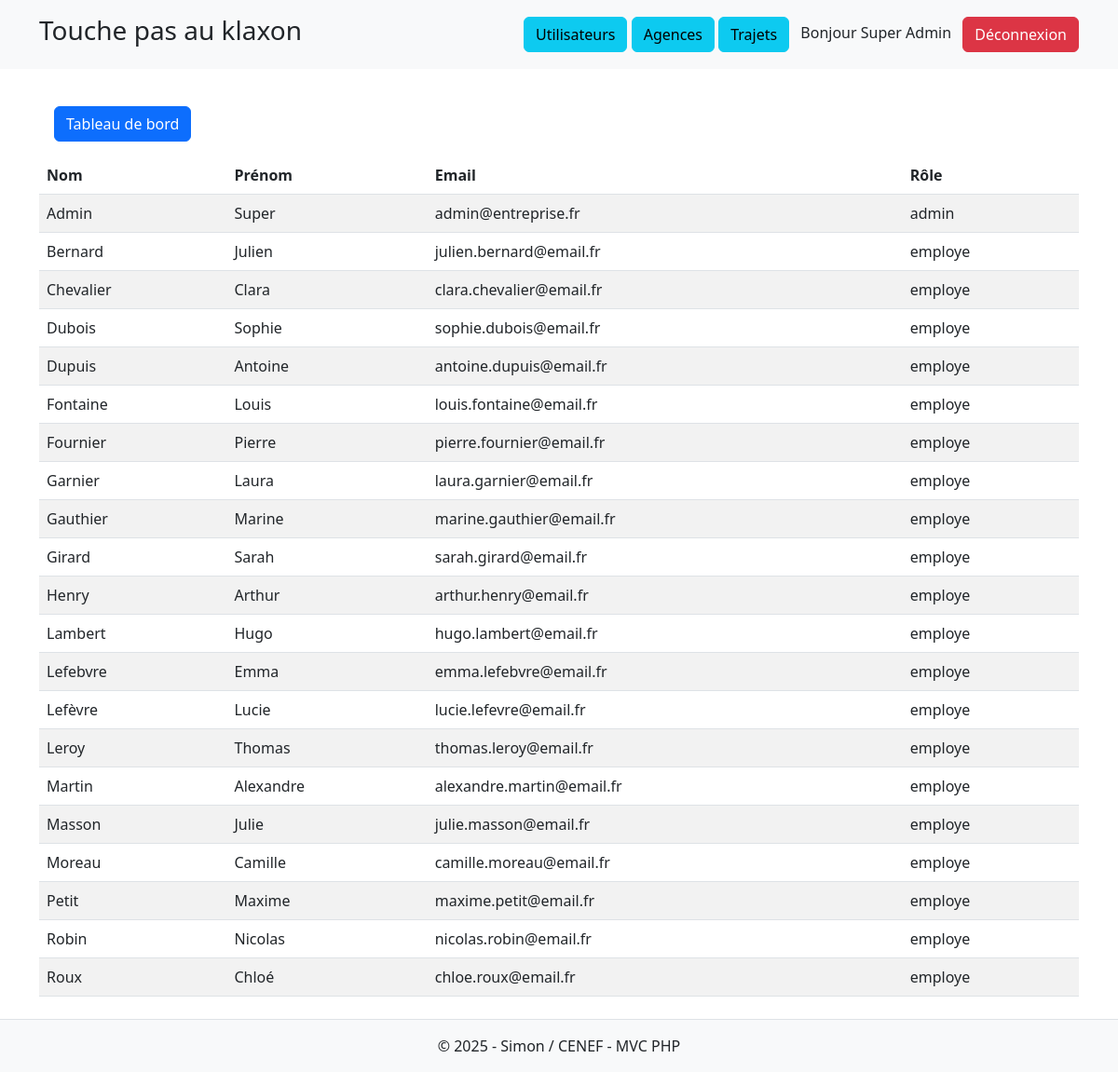
Screenshot of /index.php?controller=admin&action=listUsers (signed in) with the database file from the repository.
### tables this page shows
CREATE TABLE IF NOT EXISTS users (
    id_user INT AUTO_INCREMENT PRIMARY KEY,
    nom VARCHAR(255) NOT NULL,
    prenom VARCHAR(255) NOT NULL,
    telephone VARCHAR(15),
    email VARCHAR(130) NOT NULL UNIQUE,
    password_hash VARCHAR(255) NOT NULL,
    role VARCHAR(50) NOT NULL
);

### app/Controllers/AdminController.php (called while the page is built, shortened)
<?php
class AdminController {
    public function listUsers(): void
    {
        $users = User::getAll();
        require __DIR__ . '/../Views/admin/users/listUsers.php';
    }
}

### app/Config/Database.php (called while the page is built, shortened)
<?php
class Database
{
    private static ?Database $instance = null;
    private ?PDO $pdo = null ;
    private function __construct()
    {
        $envFile = (getenv('APP_ENV') === 'testing') ? '.env.testing' : '.env';
        $dotenv = \Dotenv\Dotenv::createImmutable(__DIR__ . '/../../', $envFile);
        $host = $_ENV['DB_HOST'] ?? 'localhost';
        $db   = $_ENV['DB_NAME'] ?? '';
        $user = $_ENV['DB_USER'] ?? '';
        $pass = $_ENV['DB_PASS'] ?? '';
        try {
            $this->pdo = new PDO(
                "mysql:host=$host;dbname=$db;charset=utf8mb4",
                $user,
                $pass,
                [
                    PDO::ATTR_ERRMODE => PDO::ERRMODE_EXCEPTION,
                    PDO::ATTR_DEFAULT_FETCH_MODE => PDO::FETCH_ASSOC,
                ]
            );
        } catch (PDOException $e) {
            die("Erreur de connexion à la base de données : " . $e->getMessage());
        }
    }
    public static function getInstance(): Database
    {
        if(self::$instance === null) {
            self::$instance = new Database();
        }
        return self::$instance;
    }
    public function getConnection(): PDO
    {
        return $this-> pdo;
    }
}

### app/Models/User.php (called while the page is built, shortened)
<?php
class User
{
    public function __construct()
    {
        $this->pdo = Database::getInstance()->getConnection();
    }
    public static function getAll(): array
    {
        $instance = new self();
        $stmt = $instance->pdo->query("SELECT * FROM users ORDER BY nom ASC");
        return $stmt->fetchAll(PDO::FETCH_ASSOC);
    }
}

### app/Config/Config.php (called while the page is built, shortened)
<?php
class Config
{
    public static function baseUrl(): string
    {
        $protocol = (!empty($_SERVER['HTTPS']) && $_SERVER['HTTPS'] !== 'off'
                    || $_SERVER['SERVER_PORT'] == 443) ? "https://" : "http://";
        $host = $_SERVER['HTTP_HOST'];
        $scriptDir = str_replace('\\', '/', dirname($_SERVER['SCRIPT_NAME']));
        return rtrim($protocol . $host . $scriptDir, '/');
    }
}

### app/Views/admin/users/listUsers.php (the view, shortened to what this page needs)
<!DOCTYPE html>
<html lang="fr">
<head>
    <link href="https://cdn.jsdelivr.net/npm/bootstrap@5.3.0/dist/css/bootstrap.min.css" rel="stylesheet">
    <link rel="stylesheet" href="https://cdn.jsdelivr.net/npm/bootstrap-icons@1.10.5/font/bootstrap-icons.css">
</head>
<body>
    <?php include __DIR__ . '/../../layouts/header.php'; ?>
    <main class="container mt-4">
        <a href="index.php?controller=admin&action=dashboard" class="btn btn-primary m-3">Tableau de bord</a>
            <div class="tab-pane fade show active" id="users">
                <table class="table table-striped">
                    <thead>
                        <tr>
                            <th>Nom</th>
                            <th>Prénom</th>
                            <th>Email</th>
                            <th>Rôle</th>
                        </tr>
                    </thead>
                    <tbody>
                        <?php $users = $users ?? []; ?>
                        <?php foreach($users as $user): ?>
                        <tr>
                            <td><?= htmlspecialchars($user['nom']) ?></td>
                            <td><?= htmlspecialchars($user['prenom']) ?></td>
                            <td><?= htmlspecialchars($user['email']) ?></td>
                            <td><?= htmlspecialchars($user['role']) ?></td>
                        </tr>
                        <?php endforeach; ?>
                    </tbody>
                </table>
            </div>
    </main>
    <?php include __DIR__ . '/../../layouts/footer.php'; ?>
</body>
</html>

### app/Views/layouts/header.php (shortened to what this page needs)
<?php
$user = $_SESSION['user'] ?? null;
$baseUrl = \App\Config\Config::baseUrl();
?>
<header class="bg-light p-3 mb-4">
    <div class="container d-flex justify-content-between align-items-center">
        <h3>Touche pas au klaxon</h3>
        <nav>
            <?php if ($user === null): ?>
                <a href="<?= $baseUrl ?>?page=login" class="btn btn-primary">Connexion</a>
            <?php elseif (($user['role'] ?? '') === 'admin'): ?>
                <a href="index.php?controller=admin&action=listUsers" class="btn btn-info">Utilisateurs</a>
                <a href="index.php?controller=admin&action=listAgences" class="btn btn-info">Agences</a>
                <a href="index.php?controller=admin&action=listTrips" class="btn btn-info">Trajets</a>
                <span class="ms-2">Bonjour <?= htmlspecialchars($user['prenom'] ?? '') . ' ' . htmlspecialchars($user['nom'] ?? '') ?></span>
                <a href="<?= $baseUrl ?>?page=logout" class="btn btn-danger ms-2">Déconnexion</a>
            <?php endif; ?>
        </nav>
    </div>
</header>

### rows the page displays
users: prenom "Super", nom "Admin", email "admin@entreprise.fr", role "admin"
users: nom "Bernard", prenom "Julien", email "julien.bernard@email.fr", role "employe"
users: nom "Chevalier", prenom "Clara", email "clara.chevalier@email.fr", role "employe"
users: nom "Dubois", prenom "Sophie", email "sophie.dubois@email.fr", role "employe"
users: nom "Dupuis", prenom "Antoine", email "antoine.dupuis@email.fr", role "employe"
users: nom "Fontaine", prenom "Louis", email "louis.fontaine@email.fr", role "employe"
users: nom "Fournier", prenom "Pierre", email "pierre.fournier@email.fr", role "employe"
users: nom "Garnier", prenom "Laura", email "laura.garnier@email.fr", role "employe"
users: nom "Gauthier", prenom "Marine", email "marine.gauthier@email.fr", role "employe"
users: nom "Girard", prenom "Sarah", email "sarah.girard@email.fr", role "employe"
users: nom "Henry", prenom "Arthur", email "arthur.henry@email.fr", role "employe"
users: nom "Lambert", prenom "Hugo", email "hugo.lambert@email.fr", role "employe"
users: nom "Lefebvre", prenom "Emma", email "emma.lefebvre@email.fr", role "employe"
users: nom "Lefèvre", prenom "Lucie", email "lucie.lefevre@email.fr", role "employe"
users: nom "Leroy", prenom "Thomas", email "thomas.leroy@email.fr", role "employe"
users: nom "Martin", prenom "Alexandre", email "alexandre.martin@email.fr", role "employe"
users: nom "Masson", prenom "Julie", email "julie.masson@email.fr", role "employe"
users: nom "Moreau", prenom "Camille", email "camille.moreau@email.fr", role "employe"
users: nom "Petit", prenom "Maxime", email "maxime.petit@email.fr", role "employe"
users: nom "Robin", prenom "Nicolas", email "nicolas.robin@email.fr", role "employe"
users: nom "Roux", prenom "Chloé", email "chloe.roux@email.fr", role "employe"
